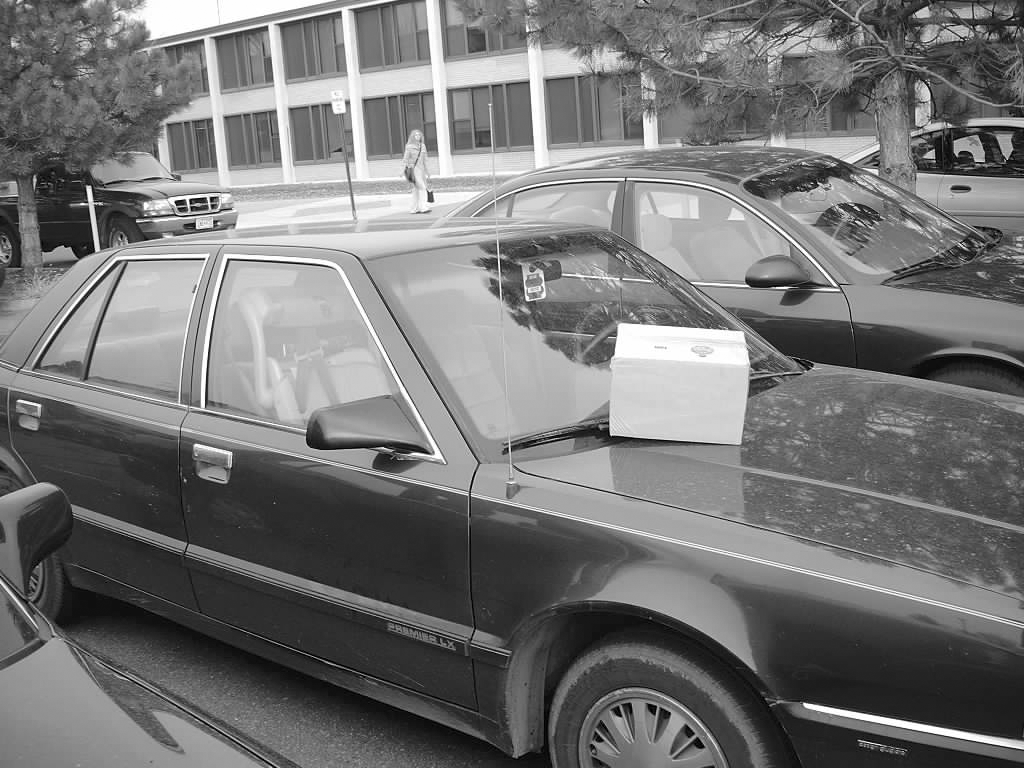
#> input picture im1-c.bmp, 1024 x 768 px, given in place of im7-c.bmp, which was not available
$ python vis.py   (older library calls are emulated)
#> lines starting #> are read from the running program, lines starting #| are printed output that depends on the picture; after the words box and inside, x2 and y2 are one past the last pixel; in counts of white or black regions, pixels touching at a corner belong together; pictures that were not available may be replaced by others from this repository, and a replacement may not be noted
#import the necessary packages
import numpy as np
import cv2
from scipy import misc

#sets the images to variables
image1 = 'im1-c.bmp'
image2 = 'im2-c.bmp'
image3 = 'im3-c.bmp'
image4 = 'im4-c.bmp'
image5 = 'im5-c.bmp'
image6 = 'im6-c.bmp'
image7 = 'im7-c.bmp'
lowerbound = 0
upperbound = 0
#sets the current test image to be used
test_image = image7

image = cv2.imread(test_image)
#> image is the input picture: shape (768, 1024, 3); min 0, max 255, mean 117.2
#sets the contour bounds for each image
if test_image == image1:
    lowerbound = 2000
    upperbound = 10000
elif test_image == image2:
    lowerbound = 1000
    upperbound = 10000
elif test_image == image3:
    lowerbound = 5000
    upperbound = 6000
elif test_image == image4:
    lowerbound = 1000
    upperbound = 4000
elif test_image == image5:
    lowerbound = 1000
    upperbound = 5000
elif test_image == image6:
    lowerbound = 1000
    upperbound = 5000
elif test_image == image7:
    lowerbound = 700
    upperbound = 900

#creates the kernel that is used to pass across the image
kernel = np.ones((30,30), np.uint8)
gray = cv2.cvtColor(image, cv2.COLOR_BGR2GRAY)


#processing
gray = cv2.erode(gray, kernel, iterations = 2)
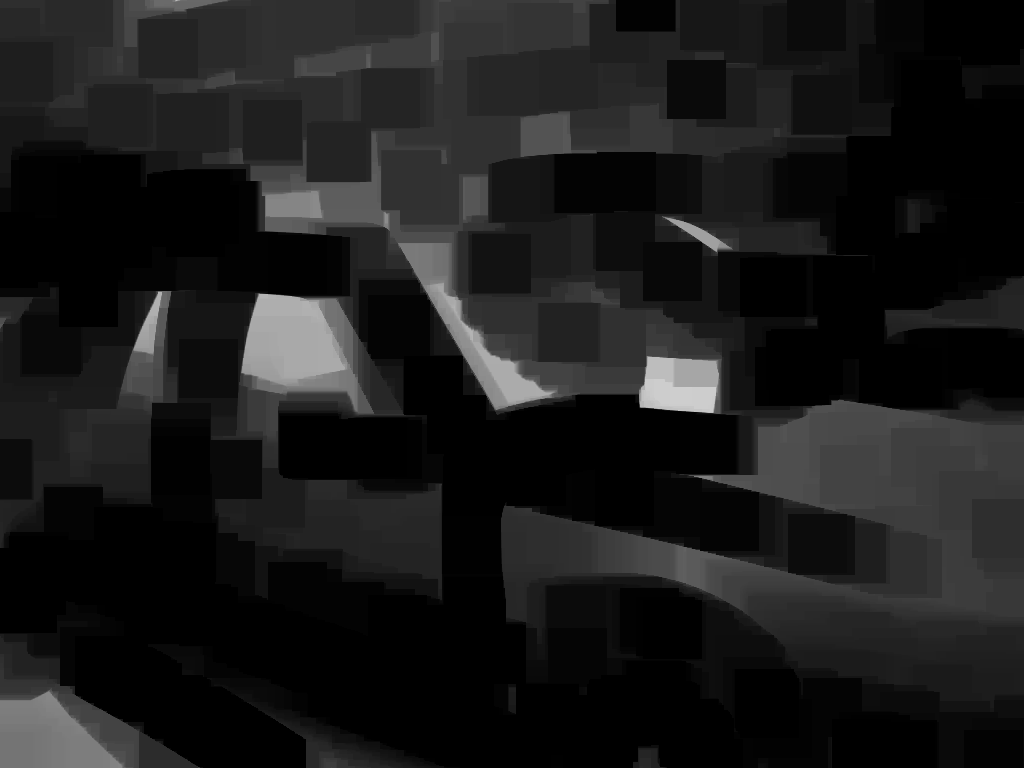
#> gray: shape (768, 1024); min 0, max 207, mean 26.3
gray = cv2.dilate(gray, kernel, iterations = 3)
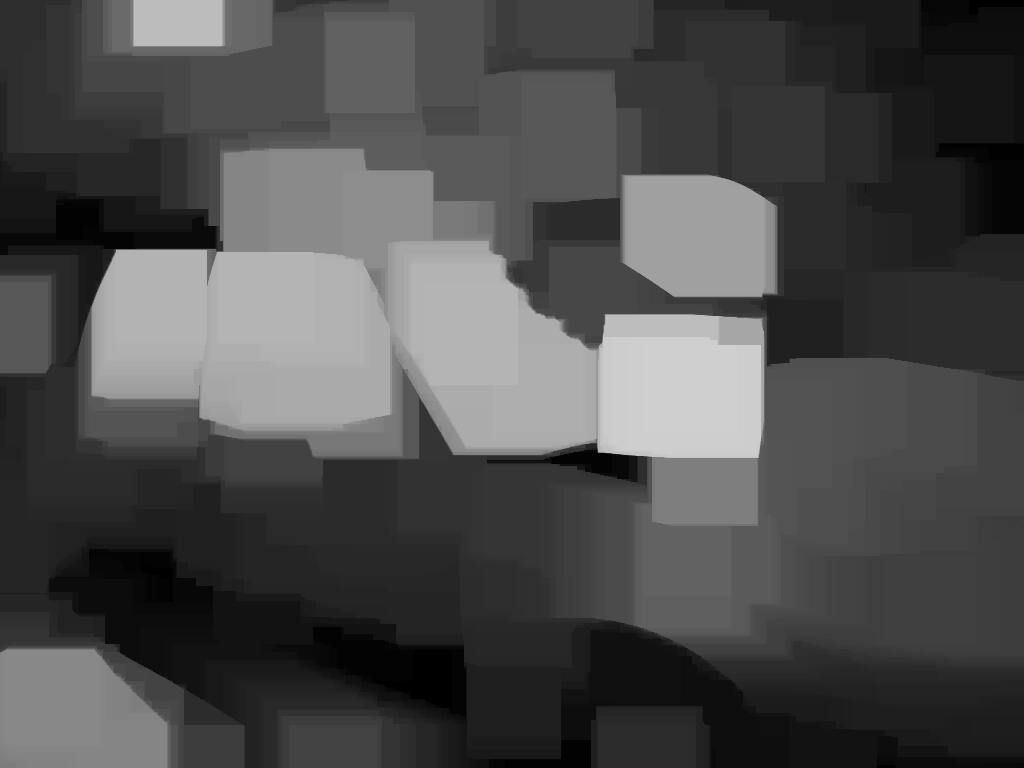
#> gray: shape (768, 1024); min 0, max 207, mean 76.1

gray = cv2.bilateralFilter(gray, 30,30,30)

cv2.imshow("Gray", gray)
cv2.waitKey(0)

#detect edges in the image
edged = cv2.Canny (gray, 10, 250)
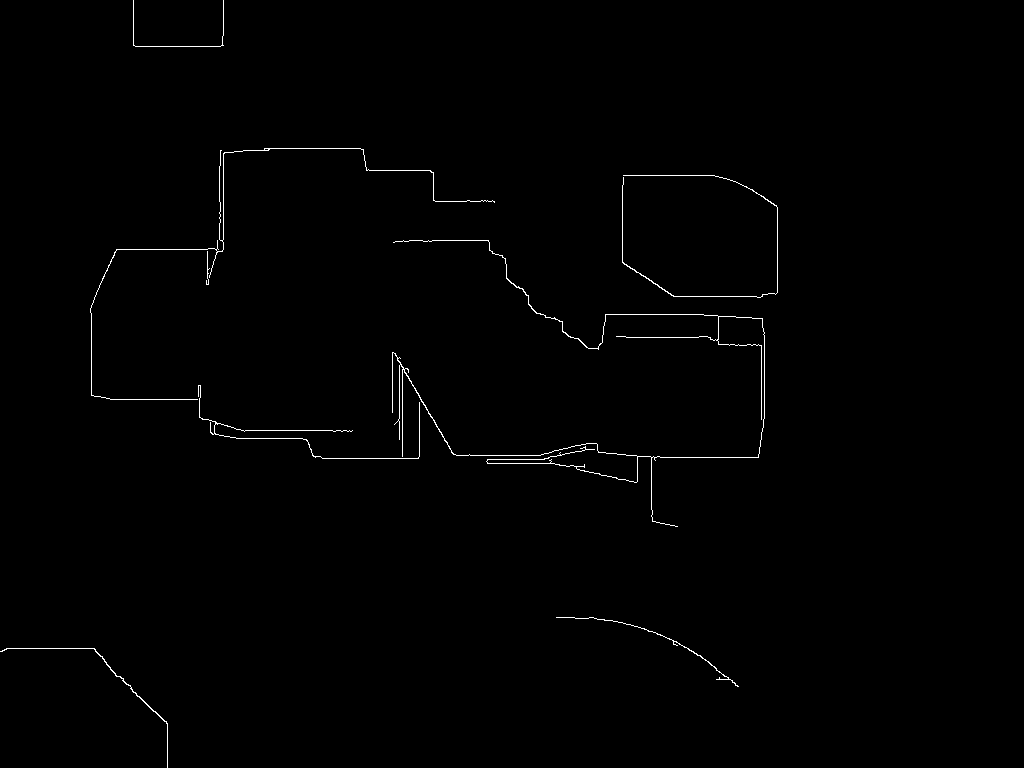
#> edged: shape (768, 1024); 0.6% white in thin lines or dots, all inside (x1, y1, x2, y2) = (0, 0, 778, 768)
cv2.imshow("Edged", edged)
cv2.waitKey(0)

#construct and apply a closing kernel to 'close' gaps between 'white' pixels
kernel = cv2.getStructuringElement(cv2.MORPH_RECT, (15,15))
closed = cv2.morphologyEx(edged, cv2.MORPH_CLOSE, kernel)
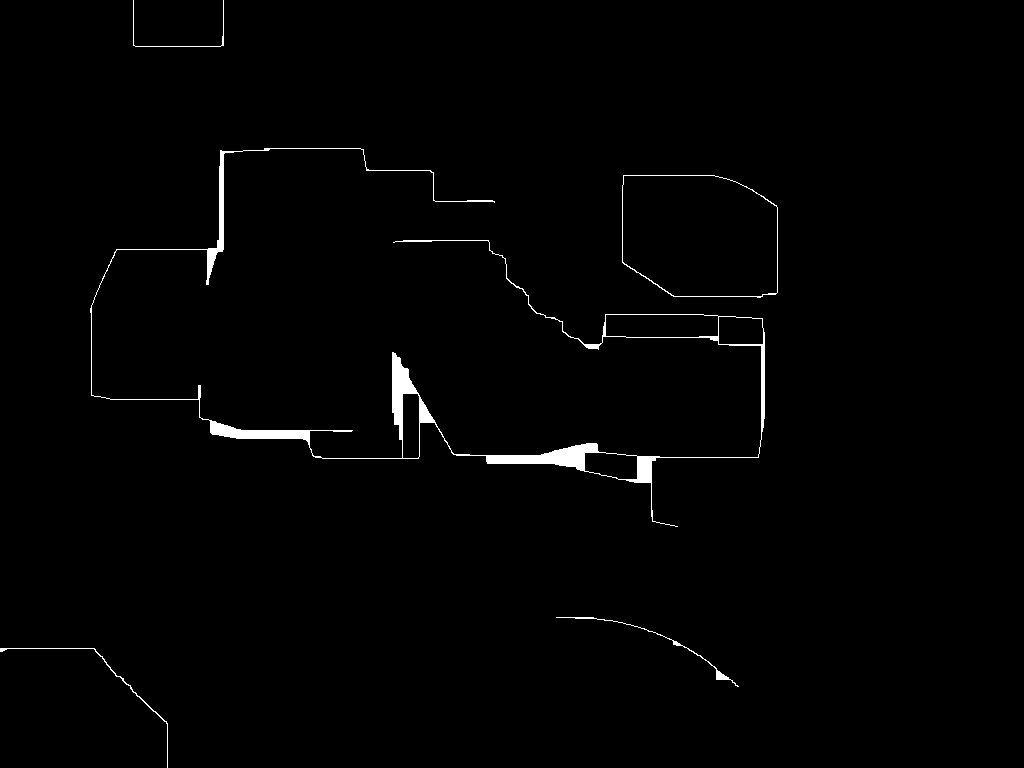
#> closed: shape (768, 1024); 1.1% white; 5 white regions
cv2.imshow("Closed", closed)
cv2.waitKey(0)

#find contours (i.e the outlines) in the image and initialize the total number of books found
_, cnts, _ = cv2.findContours(closed.copy(), cv2.RETR_EXTERNAL, cv2.CHAIN_APPROX_SIMPLE)
#> cnts = 5 contours, 1 with area under 20; largest, box (x1, y1, x2, y2) and area: (622, 175, 778, 298) 17038, (90, 148, 765, 527) 11028, (556, 617, 739, 687) 134, (0, 648, 168, 768) 80
total = 0
#loop over the contours
for c in cnts:
    peri = cv2.arcLength(c, True)
    approx = cv2.approxPolyDP(c,0.01 * peri, True)

    if peri > lowerbound and peri < upperbound:
        cv2.drawContours(image, [approx], -1, (255,255,0), 3)
        total += 1
#> this loop made 5 passes
#> peri on passes 1 to 5: 502.4, 432.3, 512.4, 4590.2, 359.9
#> after the loop, total = 0

cv2.imshow("Output", image)
cv2.waitKey(0)

misc.imsave("face.png", image)
